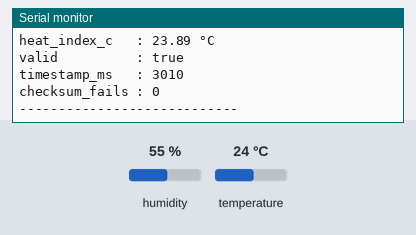
This sketch was run on a simulated Arduino Uno, built with avr-gcc and run on an emulated ATmega328P. On the bench: the last lines printed to the serial monitor. The inputs (shaded band) are chosen by the test bench; at power-on: humidity 55 %, temperature 24 °C.

Above: at 4.2 s.
4.3 s: humidity set to 22 %
At 5.7 s:
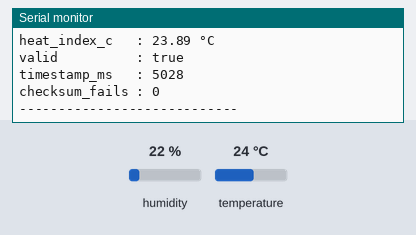
7.0 s: temperature set to 12 °C
At 7.9 s:
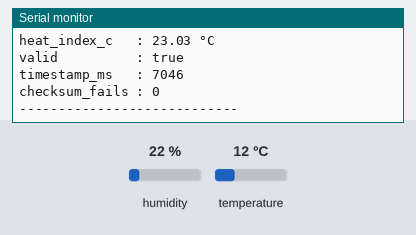
9.7 s: humidity set to 40 %
At 12.2 s:
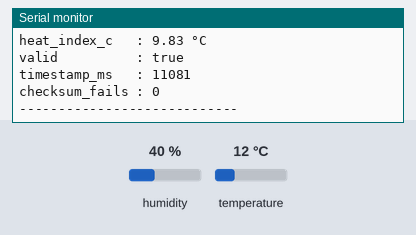
Timing chart, 0 to 13.7 s (numbered marks = the images above; inputs shaded):
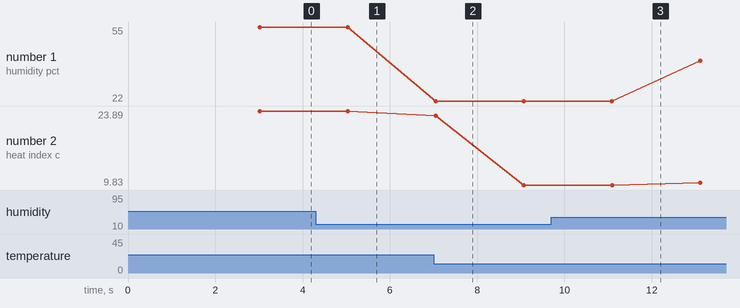

Measured:
- plotted number 1: 22 → 40 after the input at 9.7 s
- plotted number 2: 23.89 → 9.83 after the input at 7.0 s, 9.83 → 10.3 after the input at 9.7 s

The sketch:

day05_dht22_sensor.ino
```cpp
#include <DHT.h>

#define DHTPIN    4
#define DHTTYPE   DHT22

DHT dht(DHTPIN, DHTTYPE);

// ── SensorBundle struct ───────────────────────────────
// Field names match future JSON keys for Zelbytes IoT Lab
// Used on Day 7 (lab dashboard) and Day 12 (MQTT publish)
struct SensorBundle {
  float temperature;       // JSON: "temp_c"
  float humidity;          // JSON: "humidity_pct"
  float heatIndex;         // JSON: "heat_index_c"
  bool  valid;             // JSON: "valid"
  unsigned long timestamp; // JSON: "timestamp_ms"
  int   checksumFails;     // JSON: "checksum_fails"
};

// ── Median filter (last 3 good samples) ──────────────
#define FILTER_SIZE 3
float tempBuffer[FILTER_SIZE] = {0};
float humBuffer[FILTER_SIZE]  = {0};
int   bufferIndex       = 0;
bool  bufferFull        = false;
int   checksumFailCount = 0;

// Sort helper for median
float getMedian(float arr[], int size) {
  float sorted[FILTER_SIZE];
  memcpy(sorted, arr, size * sizeof(float));
  for (int i = 0; i < size - 1; i++) {
    for (int j = 0; j < size - i - 1; j++) {
      if (sorted[j] > sorted[j + 1]) {
        float tmp     = sorted[j];
        sorted[j]     = sorted[j + 1];
        sorted[j + 1] = tmp;
      }
    }
  }
  return sorted[size / 2];
}

// ── Read with retry (up to 3 attempts per cycle) ─────
SensorBundle readSensor() {
  SensorBundle bundle;
  bundle.valid         = false;
  bundle.temperature   = 0;
  bundle.humidity      = 0;
  bundle.heatIndex     = 0;
  bundle.timestamp     = millis();
  bundle.checksumFails = checksumFailCount;

  float rawTemp = NAN;
  float rawHum  = NAN;

  // Retry up to 3 times per cycle
  for (int attempt = 1; attempt <= 3; attempt++) {
    rawTemp = dht.readTemperature();
    rawHum  = dht.readHumidity();

    if (!isnan(rawTemp) && !isnan(rawHum)) {
      break; // Good reading — exit retry loop
    }

    checksumFailCount++;
    bundle.checksumFails = checksumFailCount;

    Serial.print("⚠ Checksum failure #");
    Serial.print(checksumFailCount);
    Serial.print(" — attempt ");
    Serial.print(attempt);
    Serial.println("/3 (no watchdog reset)");

    delay(500);
  }

  // All 3 attempts failed
  if (isnan(rawTemp) || isnan(rawHum)) {
    Serial.println("✗ All 3 attempts failed — skipping cycle");
    return bundle;
  }

  // Add to median filter buffer
  tempBuffer[bufferIndex] = rawTemp;
  humBuffer[bufferIndex]  = rawHum;
  bufferIndex = (bufferIndex + 1) % FILTER_SIZE;
  if (bufferIndex == 0) bufferFull = true;

  int sampleCount = bufferFull ? FILTER_SIZE : bufferIndex;

  // Apply median filter
  bundle.temperature = getMedian(tempBuffer, sampleCount);
  bundle.humidity    = getMedian(humBuffer,  sampleCount);
  bundle.heatIndex   = dht.computeHeatIndex(
                         bundle.temperature,
                         bundle.humidity,
                         false); // false = Celsius
  bundle.valid     = true;
  bundle.timestamp = millis();

  return bundle;
}

// ── Print in structured format matching JSON fields ───
void printBundle(SensorBundle b) {
  Serial.println("----------------------------");

  if (!b.valid) {
    Serial.println("Reading       : INVALID");
    Serial.print  ("checksum_fails: ");
    Serial.println(b.checksumFails);
    Serial.println("----------------------------");
    return;
  }

  Serial.print("temp_c         : ");
  Serial.print(b.temperature, 2);
  Serial.println(" °C");

  Serial.print("humidity_pct   : ");
  Serial.print(b.humidity, 2);
  Serial.println(" %");

  Serial.print("heat_index_c   : ");
  Serial.print(b.heatIndex, 2);
  Serial.println(" °C");

  Serial.print("valid          : ");
  Serial.println(b.valid ? "true" : "false");

  Serial.print("timestamp_ms   : ");
  Serial.println(b.timestamp);

  Serial.print("checksum_fails : ");
  Serial.println(b.checksumFails);

  Serial.println("----------------------------");
}

void setup() {
  Serial.begin(115200);
  delay(1000);

  Serial.println("============================");
  Serial.println("  Day 05 - DHT22 Deep Dive");
  Serial.println("  Zelbytes IoT Lab");
  Serial.println("============================");

  dht.begin();

  Serial.println("Warming up sensor (2s)...");
  delay(2000);
  Serial.println("Ready.");
}

void loop() {
  SensorBundle data = readSensor();
  printBundle(data);
  delay(2000); // DHT22 minimum sample interval
}
```
